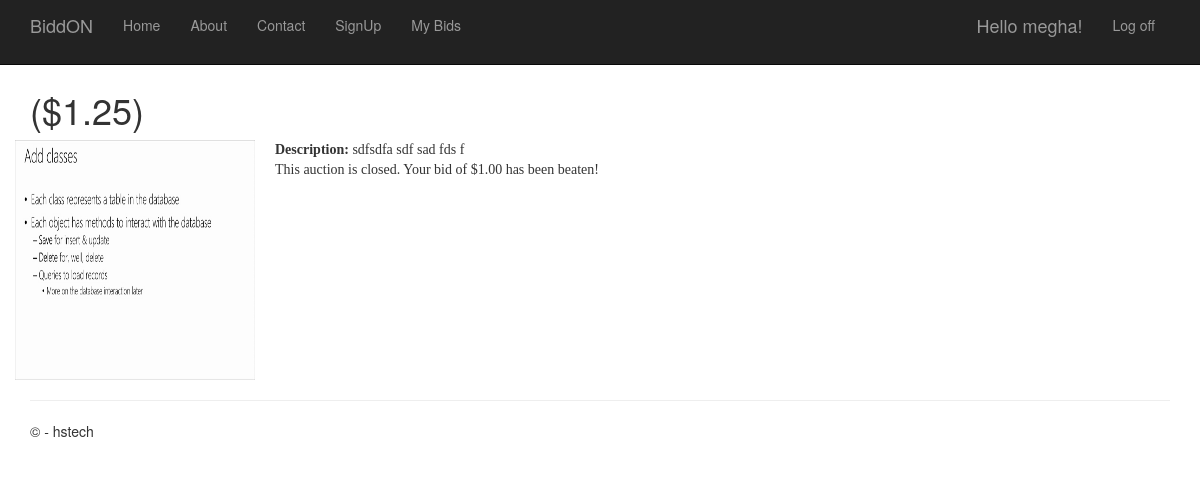
The app's page /items/1 (signed in) with its own data.
### app/models.py (models this page shows, shortened)
class Item(models.Model):
    name = models.CharField(max_length = 30)
    description = models.TextField()
    image = models.ImageField(upload_to='media/')
    category = models.CharField(max_length=100)
    ask = models.DecimalField(default=0, max_digits=6, decimal_places=2)
    created_at = models.DateTimeField(default=datetime.now, blank=True)
    closes = models.DateTimeField()
    def get_current_bid(self):
        bids = Bid.objects.filter(item=self).order_by('-price', 'created_at')
        if len(bids) == 0:
            return self.ask
        elif len(bids) == 1:
            return self.ask + Decimal(0.25)
        else:
            if bids[1].price == bids[0].price:
                return bids[1].price
            else:
                return bids[1].price + Decimal(0.25)
    def get_winner(self):
        bids = Bid.objects.filter(item=self).order_by('-price', 'created_at')
        if bids:
            return bids[0].user
        else:
            return None
    def get_time_left(self):
        now = datetime.now()
        naive = self.closes.replace(tzinfo=None)
        delta = naive - now
        ts = int(delta.total_seconds())
        if (ts<=0):
            return ""

class Bid(models.Model):
    item = models.ForeignKey(Item)
    user = models.ForeignKey(User)
    price = models.DecimalField(default=0, max_digits=6, decimal_places=2)
    created_at = models.DateTimeField(default=datetime.now, blank=True)

### app/views.py (the view)
# urls.py: url(r'^items/(?P<id>\d+)$', app.views.Itemdetails, name ='itemdetails'),
def Itemdetails(request, id):
	item = Item.objects.get(id=id)
	current_price = item.get_current_bid()
	time_left = item.get_time_left()
	bids_for_item = []
	if request.user.is_superuser:
		bids_for_item = Bid.objects.filter(item=item).order_by('-price', 'created_at')
	if request.method == 'POST':
		if not time_left:
			return redirect('/items/<id>')
		bid_price = request.POST['bid_price']
		try:
			bid_price = float(bid_price)
		except ValueError:
			return render_to_response('app/itemdetails.html', {'item': item, 'current_price': current_price, 'bid_error': True}, context_instance=RequestContext(request))
		if (bid_price <= current_price or not (bid_price*4).is_integer()):
			return render_to_response('app/itemdetails.html', {'item': item, 'current_price': current_price, 'bid_error': True}, context_instance=RequestContext(request))
		if (not request.user.is_authenticated()):
			return redirect('/items/<id>')
		try:
			my_bid = Bid.objects.get(user=request.user, item=item)
			my_bid.price = bid_price
			my_bid.created_at = datetime.now()
			my_bid.save()
		except Bid.DoesNotExist:
			my_bid = Bid.objects.create(user=request.user, item=item, price=bid_price)
		current_price = item.get_current_bid()
		return render_to_response('app/itemdetails.html', {
			'item': item,
			'bids_for_item': bids_for_item,
			'current_price': current_price,
			'bid_success': True,
			'beaten': my_bid.price if item.get_winner() != request.user else False
		}, context_instance=RequestContext(request))
	else:
		beaten = False
		try:
			my_bid = Bid.objects.get(user=request.user, item=item)
			beaten = my_bid.price
		except: # Bid.DoesNotExist:
			pass
		winner = None
		if not time_left:
			winner = item.get_winner()
		return render_to_response('app/itemdetails.html', {
			'item': item,
			'bids_for_item': bids_for_item,
			'current_price': current_price,
			'beaten': beaten if item.get_winner() != request.user else False,
			'winner': winner
		}, context_instance=RequestContext(request))

### app/templates/app/itemdetails.html (shortened to what this page needs)
﻿{% extends 'app/layout.html' %}
{% block content %}
<h1>{{ item.title }} (${{ current_price }})</h1>
<div class="row">
<div class="col s2" style="float:left">
	<a href="{{ item.image.url }}" target="_blank"><img src="{{ item.image.url }}" width="240" height="240"></a>
</div>
<div class="col s8" style="width: calc(100% - 260px); float:right; margin-left:10px;
    font-family:'Comic Sans MS'">
	<b>Description:</b> {{ item.description }}
	<p>
		This auction
		{% if item.get_time_left %}
			closes in {{item.get_time_left}}.
		{% else %}
			is closed.
		{% endif %}
		{% if beaten %}Your bid of ${{beaten}} has been beaten!{% endif %}
	</p>
</div>
</div>
{% endblock %}

### app/templates/app/loginpartial.html (shortened to what this page needs)
{% if user.is_authenticated %}
<form id="logoutForm" action="/logout" method="post" class="navbar-right">
    <ul class="nav navbar-nav navbar-right">
        <li><span class="navbar-brand">Hello {{ user.username }}!</span></li>
        <li><a href="javascript:document.getElementById('logoutForm').submit()">Log off</a></li>
    </ul>
</form>
{% else %}
<ul class="nav navbar-nav navbar-right">
    <li><a href="{% url 'login' %}">Log in</a></li>
</ul>
{% endif %}

### app/static/app/content/site.css (style rules this page uses)
body { padding-top: 50px; padding-bottom: 20px; }

### records on screen
Item: image (picture), description "sdfsdfa sdf sad fds f"
Bid: price "1.00"

### other values on screen
{{ user.username }} "megha"
{{ current_price }} "1.25"
